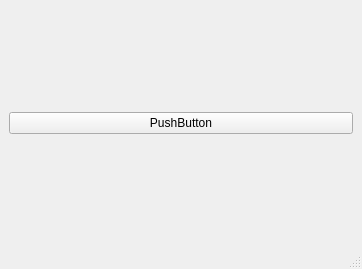
<?xml version="1.0" encoding="UTF-8"?>
<ui version="4.0">
 <class>MainWindow</class>
 <widget class="QMainWindow" name="MainWindow">
  <property name="geometry">
   <rect>
    <x>0</x>
    <y>0</y>
    <width>362</width>
    <height>269</height>
   </rect>
  </property>
  <property name="windowTitle">
   <string>MainWindow</string>
  </property>
  <widget class="QWidget" name="centralwidget">
   <layout class="QHBoxLayout" name="horizontalLayout">
    <item>
     <widget class="QPushButton" name="pushButton">
      <property name="text">
       <string>PushButton</string>
      </property>
     </widget>
    </item>
   </layout>
  </widget>
  <widget class="QMenuBar" name="menubar">
   <property name="geometry">
    <rect>
     <x>0</x>
     <y>0</y>
     <width>362</width>
     <height>24</height>
    </rect>
   </property>
  </widget>
  <widget class="QStatusBar" name="statusbar"/>
 </widget>
 <resources/>
 <connections/>
</ui>
